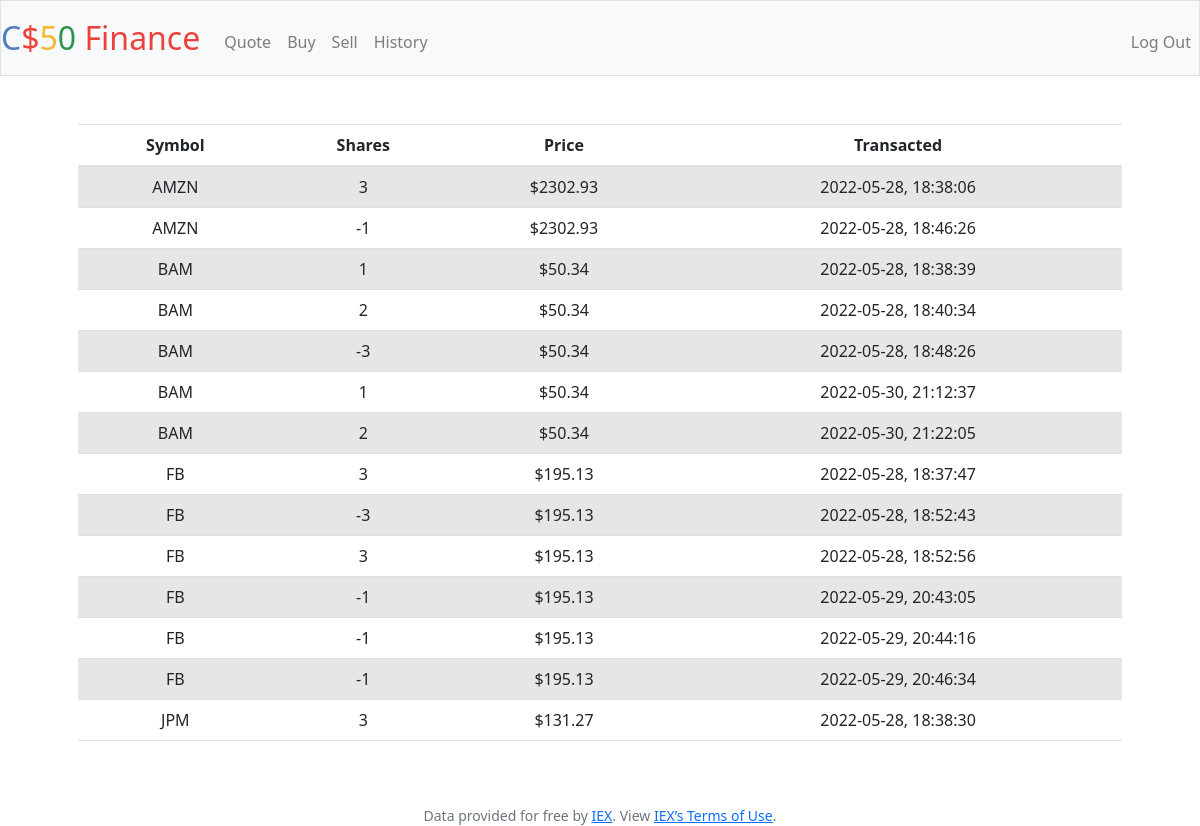
Page /history (signed in) on the earlier database version.
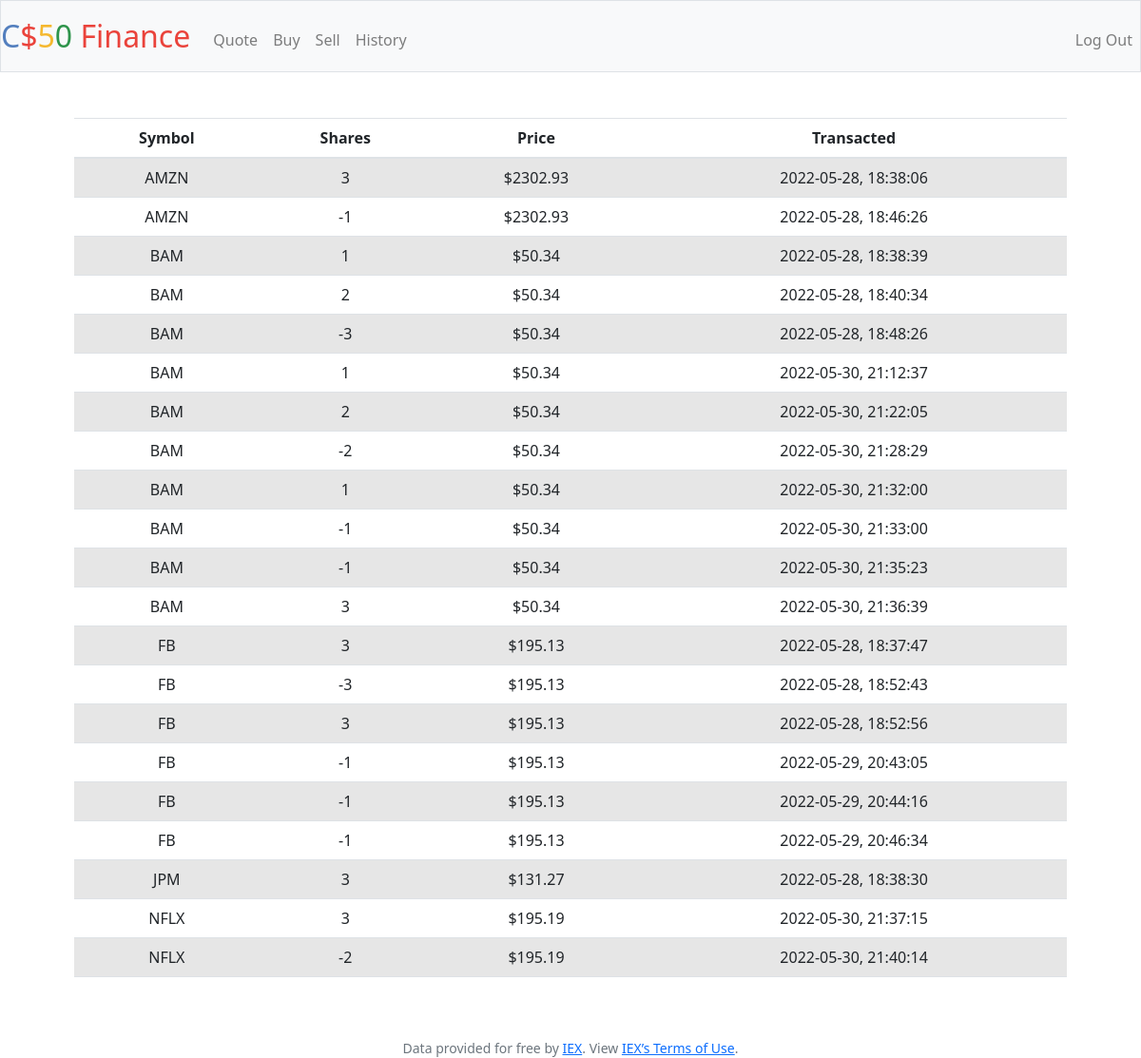
Same page on the later database version.
### tables this page shows
CREATE TABLE "transactions"
  (
     user_id          INTEGER NOT NULL,
     ticker_symbol    TEXT NOT NULL,
     stock_name       TEXT NOT NULL,
     amount           INTEGER NOT NULL,
     purchase_price   DECIMAL(9,2) NOT NULL,
     transaction_time DATETIME NOT NULL,
     FOREIGN KEY(user_id) REFERENCES users (id)
  );

### application.py (the view)
@app.route("/history")
@login_required
def history():
    history = db.execute("SELECT * from transactions WHERE user_id = ? ORDER BY ticker_symbol", session.get("user_id"))
    return render_template('history.html', history=history)

### application.py (called while the page is built)
@app.after_request
def after_request(response):
    response.headers["Cache-Control"] = "no-cache, no-store, must-revalidate"
    response.headers["Expires"] = 0
    response.headers["Pragma"] = "no-cache"
    return response

### helpers.py (called while the page is built)
def login_required(f):
    @wraps(f)
    def decorated_function(*args, **kwargs):
        if session.get("user_id") is None:
            return redirect("/login")
        return f(*args, **kwargs)
    return decorated_function

### templates/history.html (shortened to what this page needs)
{% extends "layout.html" %}
{% block main %}
<link href="https://cdn.jsdelivr.net/npm/bootstrap@5.2.0-beta1/dist/css/bootstrap.min.css" rel="stylesheet">
<table class = "table table-striped">
    <thead>
    <tr>
        <th><b>Symbol</b></th>
        <th><b>Shares</b></th>
        <th><b>Price</b></th>
        <th><b>Transacted</b></th>
    </tr>
    </thead>
    {% for hist in history %}
    <tr>
        <td>{{ hist['ticker_symbol'] }}</td>
        <td>{{ hist['amount'] }}</td>
        <td>{{ "$" ~ hist['purchase_price'] }}</td>
        <td>{{ hist['transaction_time'] }}</td>
    </tr>
    {% endfor %}
</table>
{% endblock %}

### templates/layout.html (shortened to what this page needs)
<!DOCTYPE html>
<html lang="en">
    <head>
        <link rel="stylesheet" href="https://cdn.jsdelivr.net/npm/bootstrap@4.5.3/dist/css/bootstrap.min.css">
        <link href="/static/styles.css" rel="stylesheet">
    </head>
    <body>
        <nav class="navbar navbar-expand-md navbar-light bg-light border">
            <a class="navbar-brand" href="/"><span class="blue">C</span><span class="red">$</span><span class="yellow">5</span><span class="green">0</span> <span class="red">Finance</span></a>
            <div class="collapse navbar-collapse" id="navbar">
                {% if session.user_id %}
                    <ul class="navbar-nav mr-auto mt-2">
                        <li class="nav-item"><a class="nav-link" href="/quote">Quote</a></li>
                        <li class="nav-item"><a class="nav-link" href="/buy">Buy</a></li>
                        <li class="nav-item"><a class="nav-link" href="/sell">Sell</a></li>
                        <li class="nav-item"><a class="nav-link" href="/history">History</a></li>
                    </ul>
                    <ul class="navbar-nav ml-auto mt-2">
                        <li class="nav-item"><a class="nav-link" href="/logout">Log Out</a></li>
                    </ul>
                {% else %}
                    <ul class="navbar-nav ml-auto mt-2">
                        <li class="nav-item"><a class="nav-link" href="/register">Register</a></li>
                        <li class="nav-item"><a class="nav-link" href="/login">Log In</a></li>
                    </ul>
                {% endif %}
            </div>
        </nav>
        <main class="container p-5">
            {% block main %}{% endblock %}
        </main>
        <footer class="small text-center text-muted">
            Data provided for free by <a href="https://iextrading.com/developer">IEX</a>. View <a href="https://iextrading.com/api-exhibit-a/">IEX’s Terms of Use</a>.
        </footer>
    </body>
</html>

### static/styles.css (style rules this page uses)
nav .navbar-brand { font-size: xx-large; }
nav .navbar-brand .blue { color: #537fbe; }
nav .navbar-brand .red { color: #ea433b; }
nav .navbar-brand .yellow { color: #f5b82e; }
nav .navbar-brand .green { color: #2e944b; }
main { overflow-x: auto; text-align: center; }

Differences in the rows shown:
added transactions: ticker_symbol "BAM", amount "-2", purchase_price "$50.34", transaction_time "2022-05-30, 21:28:29"
added transactions: ticker_symbol "BAM", amount "1", purchase_price "$50.34", transaction_time "2022-05-30, 21:32:00"
added transactions: ticker_symbol "BAM", amount "-1", purchase_price "$50.34", transaction_time "2022-05-30, 21:33:00"
added transactions: ticker_symbol "BAM", amount "-1", purchase_price "$50.34", transaction_time "2022-05-30, 21:35:23"
added transactions: ticker_symbol "BAM", amount "3", purchase_price "$50.34", transaction_time "2022-05-30, 21:36:39"
added transactions: ticker_symbol "NFLX", amount "3", purchase_price "$195.19", transaction_time "2022-05-30, 21:37:15"
added transactions: ticker_symbol "NFLX", amount "-2", purchase_price "$195.19", transaction_time "2022-05-30, 21:40:14"
